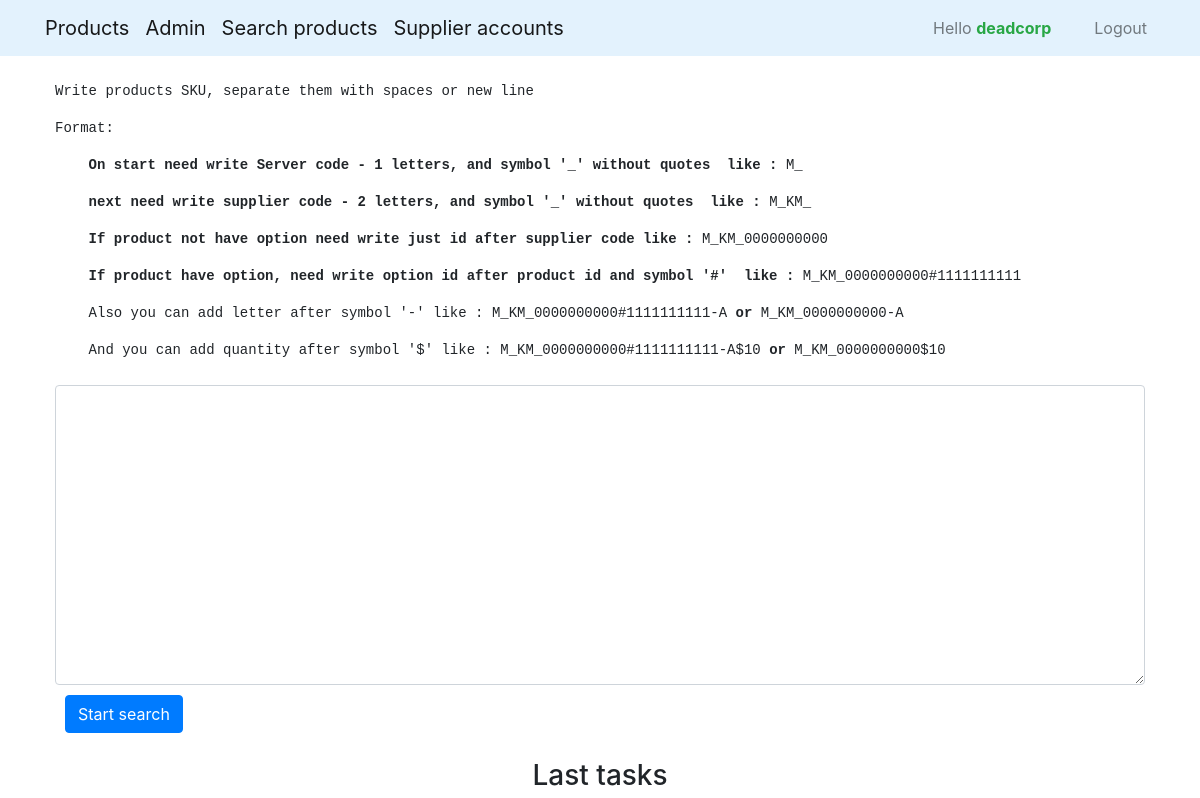
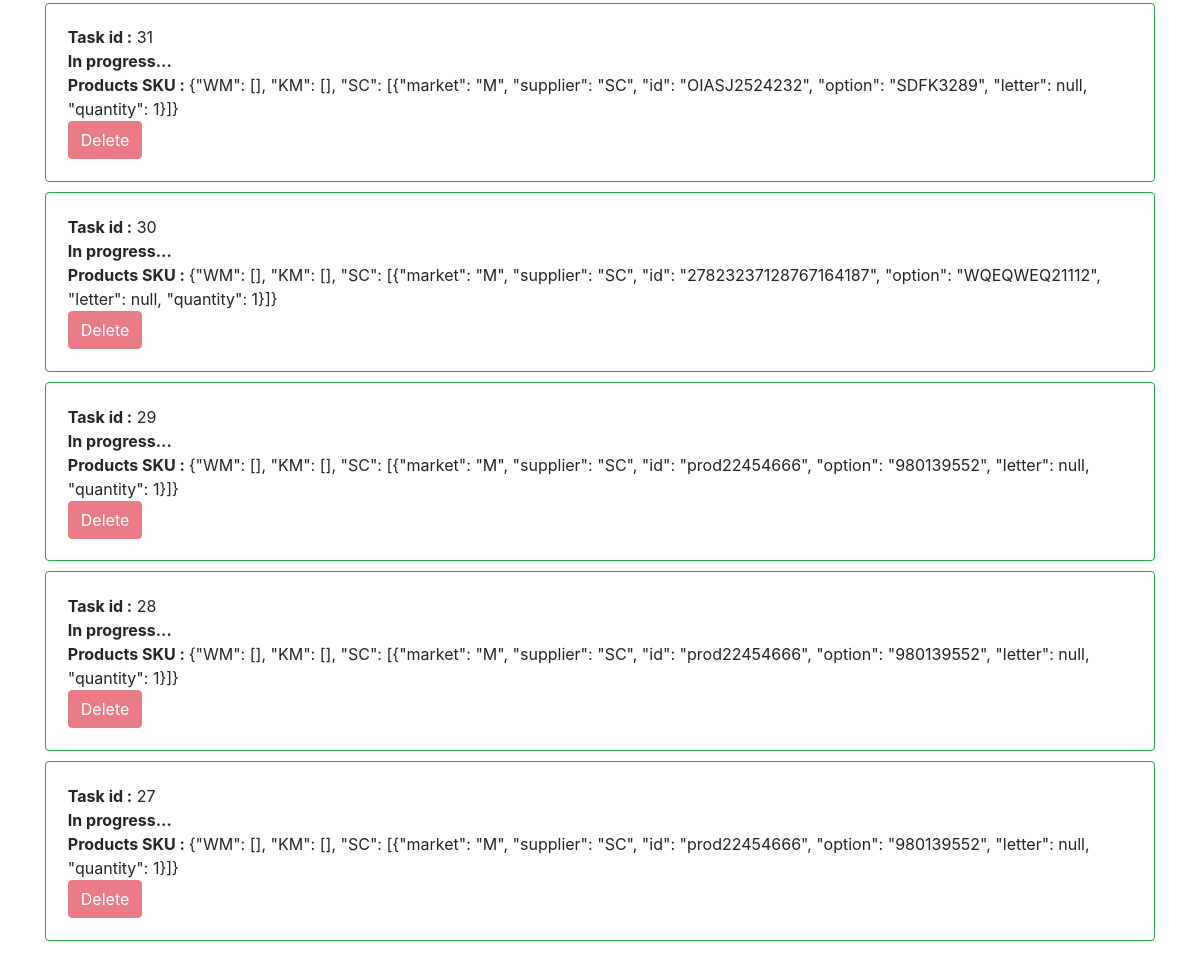
The app's page /task/add_task (signed in), older data (2 pictures, top to bottom).
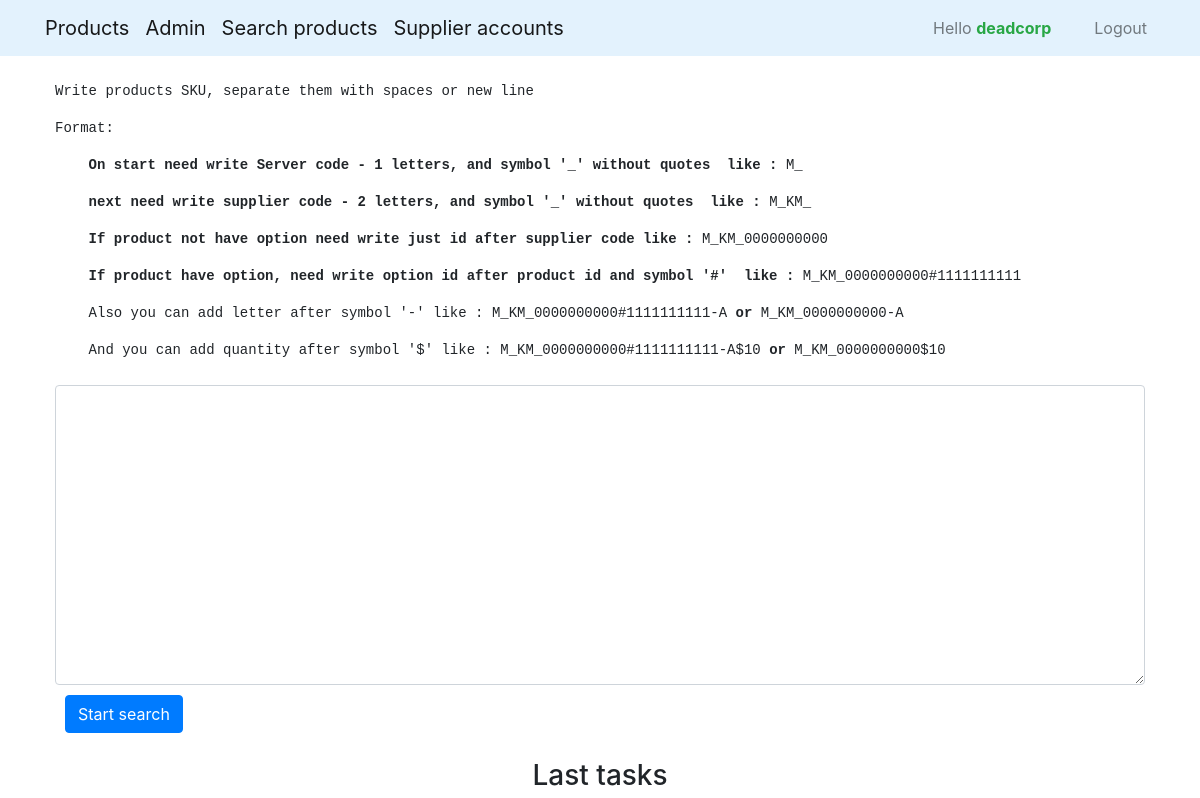
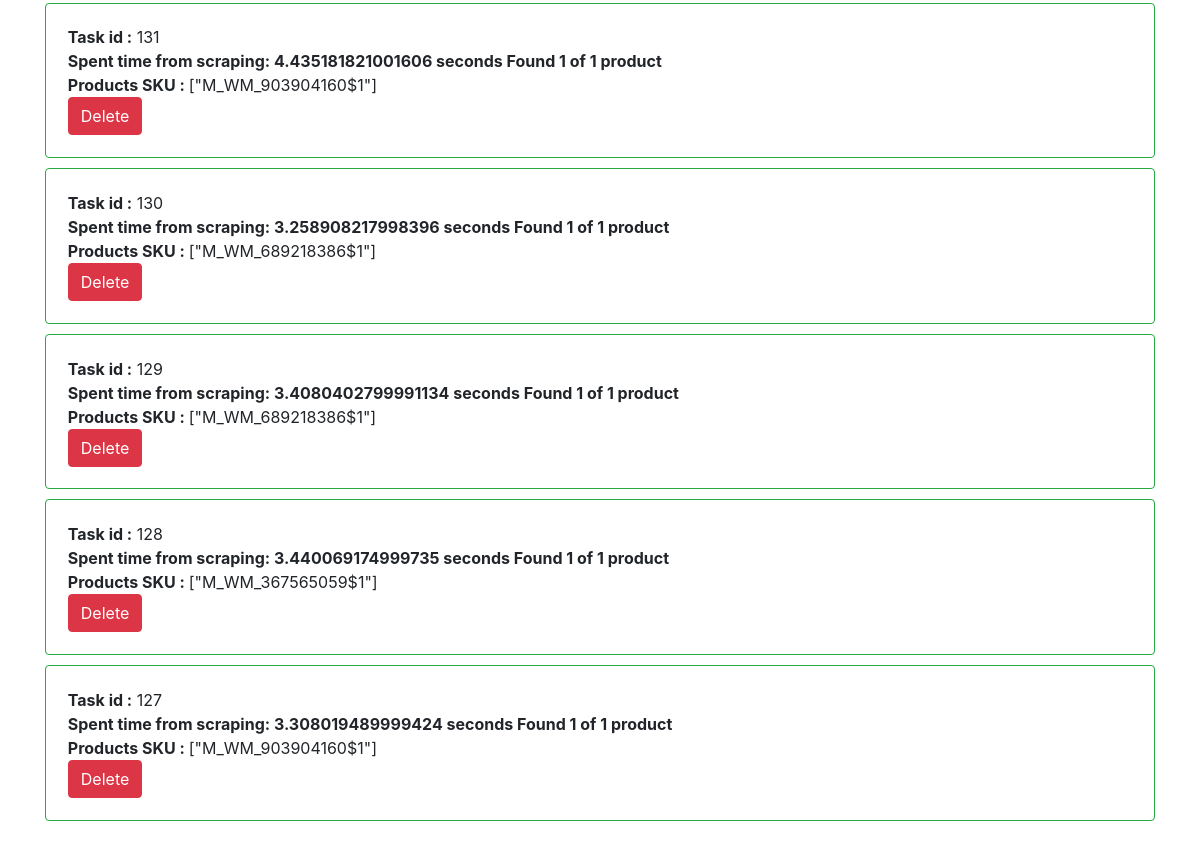
The same page, newer data (2 pictures, top to bottom).
### task/models.py (models this page shows, shortened)
class Task(models.Model):
    user_id = models.ForeignKey(settings.AUTH_USER_MODEL, on_delete=models.CASCADE, verbose_name='User', default=1)
    description = models.TextField(verbose_name='Description', default='', blank=True)
    data = models.TextField(verbose_name='Task data', default='')

### task/views.py (the view)
# urls.py: path('add_task', views.add_task, name='add_task'),
@login_required()
def add_task(request):
    if request.method == 'POST':
        form = TaskForm(request.POST)
        if form.is_valid():
            form.save()
            if request.POST.get('next'):
                return redirect(request.POST.get('next'))
        return redirect('product:products')
    else:
        form = TaskForm()
        tasks = Task.objects.filter(user_id=request.user).order_by('-id')[:5]
    suppliers = SupplierCodes.SUPPLIERS
    return render(request, 'task/add_task.html', {'form': form, 'tasks': tasks, 'suppliers': suppliers})

### task/forms.py
class TaskForm(ModelForm):
    user_id = forms.ModelChoiceField(queryset=User.objects.all(), widget=forms.HiddenInput(), required=True)
    class Meta:
        model = Task
        fields = ['user_id', 'data']

### supplieraccount/context_processors.py (called while the page is built)
def suppliers_and_accounts(request):
    if not request.user.is_anonymous:
        return {'suppliers': SupplierCodes.SUPPLIERS,
                'all_supplier_accounts': {supplier_code: SupplierAccount.objects.filter(supplier=supplier_code)
                                          for supplier_code in SupplierCodes.SUPPLIERS}}
    else:
        return {'suppliers': {},
                'all_supplier_accounts': {},
                }

### task/templates/task/add_task.html (shortened to what this page needs)
{% extends 'base_generic.html' %}
{% block content %}
    <form action="{% url 'task:add_task' %}" method="post" class="form-group">
        <label for="sku">
            <pre>Write products SKU, separate them with spaces or new line</pre>
            <pre>Format:</pre>
            <pre><b>    On start need write Server code - 1 letters, and symbol '_' without quotes  like :</b> M_ </pre>
            <pre><b>    next need write supplier code - 2 letters, and symbol '_' without quotes  like :</b> M_KM_ </pre>
            <pre><b>    If product not have option need write just id after supplier code like :</b> M_KM_0000000000</pre>
            <pre><b>    If product have option, need write option id after product id and symbol '#'  like :</b> M_KM_0000000000#1111111111 </pre>
            <pre>    Also you can add letter after symbol '-' like : M_KM_0000000000#1111111111-A <b>or</b> M_KM_0000000000-A</pre>
            <pre>    And you can add quantity after symbol '$' like : M_KM_0000000000#1111111111-A$10 <b>or</b> M_KM_0000000000$10</pre>
        </label>
        <textarea id="sku" style="width: 100%; height: 300px" class="form-control" name="data"></textarea>
        <button style="margin: 10px" type="submit" class="btn btn-primary">Start search</button>
    </form>
    {% if tasks %}
        <h3 style="text-align: center">Last tasks</h3>
    {% endif %}
    <div class="row">
        {% for task in tasks %}
        <div class="col-sm-12">
            <div class="card border border-success" style="margin: 0 -10px 10px -10px ; padding: 2% ">
                <span><b>Task id :</b> {{ task.id }}</span>
                {% if task.description != '' %}<span><b>    {{ task.description }}</b></span>{% endif %}
                <span><b>Products SKU : </b>{{ task.data }}</span>
                <form method="POST">
                    {% if task.description == 'In progress...' %}
                        <button class="btn btn-danger" formaction="{% url 'task:delete_task' %}" type="submit" disabled>Delete
                        </button>
                    {% else %}
                        <button class="btn btn-danger" formaction="{% url 'task:delete_task' %}" type="submit">Delete</button>
                    {% endif %}
                </form>
            </div>
        </div>
        {% endfor %}
    </div>
{% endblock %}

Row changes from the older to the newer data that the page shows:
removed Task: id "31", description "In progress...", data "{\"WM\": [], \"KM\": [], \"SC\": [{\"market\": \"M\", \"supplier\": \"SC\", \"id\": \"OIASJ2524232\", \"option\": \"SDFK3289\", \"letter\": null, \"quantity\": 1}]}", shows "Delete"
removed Task: id "30", description "In progress...", data "{\"WM\": [], \"KM\": [], \"SC\": [{\"market\": \"M\", \"supplier\": \"SC\", \"id\": \"27823237128767164187\", \"option\": \"WQEQWEQ21112\", \"letter\": null, \"quantity\": 1}]}", shows "Delete"
removed Task: id "29", description "In progress...", data "{\"WM\": [], \"KM\": [], \"SC\": [{\"market\": \"M\", \"supplier\": \"SC\", \"id\": \"prod22454666\", \"option\": \"980139552\", \"letter\": null, \"quantity\": 1}]}", shows "Delete"
removed Task: id "28", description "In progress...", data "{\"WM\": [], \"KM\": [], \"SC\": [{\"market\": \"M\", \"supplier\": \"SC\", \"id\": \"prod22454666\", \"option\": \"980139552\", \"letter\": null, \"quantity\": 1}]}", shows "Delete"
removed Task: id "27", description "In progress...", data "{\"WM\": [], \"KM\": [], \"SC\": [{\"market\": \"M\", \"supplier\": \"SC\", \"id\": \"prod22454666\", \"option\": \"980139552\", \"letter\": null, \"quantity\": 1}]}", shows "Delete"
added Task: id "131", description "Spent time from scraping: 4.435181821001606 seconds Found 1 of 1 product", data "[\"M_WM_903904160$1\"]", shows "Delete"
added Task: id "130", description "Spent time from scraping: 3.258908217998396 seconds Found 1 of 1 product", data "[\"M_WM_689218386$1\"]", shows "Delete"
added Task: id "129", description "Spent time from scraping: 3.4080402799991134 seconds Found 1 of 1 product", data "[\"M_WM_689218386$1\"]", shows "Delete"
added Task: id "128", description "Spent time from scraping: 3.440069174999735 seconds Found 1 of 1 product", data "[\"M_WM_367565059$1\"]", shows "Delete"
added Task: id "127", description "Spent time from scraping: 3.308019489999424 seconds Found 1 of 1 product", data "[\"M_WM_903904160$1\"]", shows "Delete"
